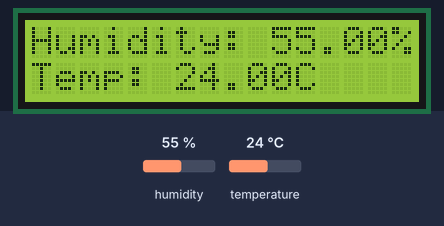
This sketch was run on a simulated Arduino Uno, built with avr-gcc and run on an emulated ATmega328P. Parts: 16×2 character LCD. The test bench sets the inputs (shaded band); at power-on: humidity 55 %, temperature 24 °C. What the sketch prints to the serial monitor is not drawn.

Above: at 2.7 s.
2.8 s: humidity set to 22 %
At 5.4 s:
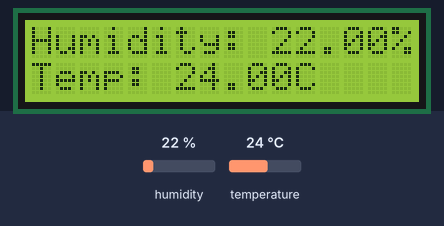
5.8 s: temperature set to 12 °C
At 6.7 s:
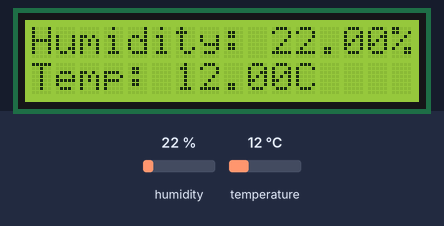
8.8 s: humidity set to 40 %
At 11.4 s:
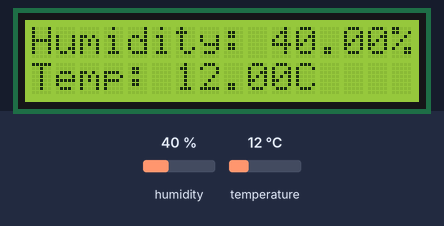
11.8 s: temperature set to 19 °C
At 13.7 s:
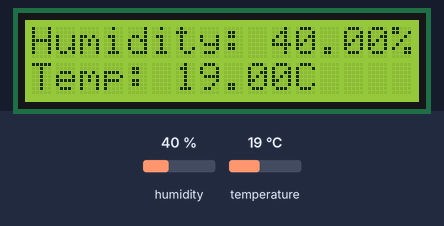
Timing chart, 0 to 15.2 s (numbered marks = the images above; inputs shaded):
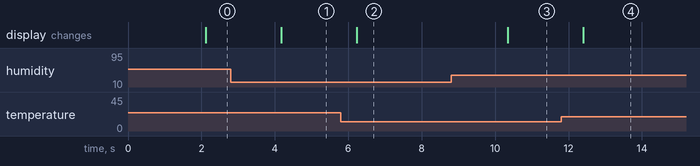

The sketch:

sketch_apr10a.ino
```cpp
#include <LiquidCrystal_I2C.h>
#include <DHT.h>

#define DHTPIN 2         // Digital pin connected to the DHT sensor
#define DHTTYPE DHT11    // DHT 11
DHT dht(DHTPIN, DHTTYPE);

// Set the LCD address to 0x27 for a 16 chars and 2 line display
LiquidCrystal_I2C lcd(0x27, 16, 2);

void setup() {
  dht.begin();
  lcd.init();  // Initialize the lcd
  lcd.backlight();
  Serial.begin(9600);
}

void loop() {
  // Wait a few seconds between measurements.
  delay(2000);

  // Reading temperature or humidity takes about 250 milliseconds!
  float h = dht.readHumidity();    // Read humidity
  float t = dht.readTemperature(); // Read temperature as Celsius

  // Check if any reads failed and exit early (to try again).
  if (isnan(h) || isnan(t)) {
    lcd.clear();
    lcd.setCursor(0, 0);
    lcd.print("DHT11 error");
  } else {
    // Display the readings on the LCD
    lcd.clear();
    lcd.setCursor(0, 0);
    lcd.print("Humidity: ");
    lcd.print(h);
    lcd.print("%");

    lcd.setCursor(0, 1);
    lcd.print("Temp: ");
    lcd.print(t);
    lcd.print("C");
  }

  // You can also send the data to the serial monitor if needed
  Serial.print("Humidity: ");
  Serial.print(h);
  Serial.print(" %\t");
  Serial.print("Temperature: ");
  Serial.print(t);
  Serial.println(" *C ");
}
```

Measured:
- after the input at 2.8 s, the display: changes after 1.4 s (image 1)
- after the input at 5.8 s, the display: changes after 0.43 s (image 2)
- after the input at 8.8 s, the display: changes after 1.5 s (image 3)
- after the input at 11.8 s, the display: changes after 0.60 s (image 4)
